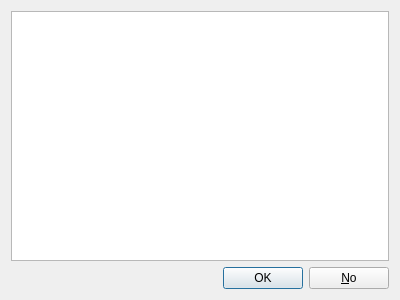
<?xml version="1.0" encoding="UTF-8"?>
<ui version="4.0">
 <class>DeletePair</class>
 <widget class="QDialog" name="DeletePair">
  <property name="geometry">
   <rect>
    <x>0</x>
    <y>0</y>
    <width>400</width>
    <height>300</height>
   </rect>
  </property>
  <property name="windowTitle">
   <string>Dialog</string>
  </property>
  <layout class="QVBoxLayout" name="verticalLayout">
   <item>
    <widget class="QTableView" name="tableView"/>
   </item>
   <item>
    <widget class="QDialogButtonBox" name="buttonBox">
     <property name="orientation">
      <enum>Qt::Horizontal</enum>
     </property>
     <property name="standardButtons">
      <set>QDialogButtonBox::No|QDialogButtonBox::Ok</set>
     </property>
    </widget>
   </item>
  </layout>
 </widget>
 <resources/>
 <connections>
  <connection>
   <sender>buttonBox</sender>
   <signal>accepted()</signal>
   <receiver>DeletePair</receiver>
   <slot>accept()</slot>
   <hints>
    <hint type="sourcelabel">
     <x>248</x>
     <y>254</y>
    </hint>
    <hint type="destinationlabel">
     <x>157</x>
     <y>274</y>
    </hint>
   </hints>
  </connection>
  <connection>
   <sender>buttonBox</sender>
   <signal>rejected()</signal>
   <receiver>DeletePair</receiver>
   <slot>reject()</slot>
   <hints>
    <hint type="sourcelabel">
     <x>316</x>
     <y>260</y>
    </hint>
    <hint type="destinationlabel">
     <x>286</x>
     <y>274</y>
    </hint>
   </hints>
  </connection>
 </connections>
</ui>
